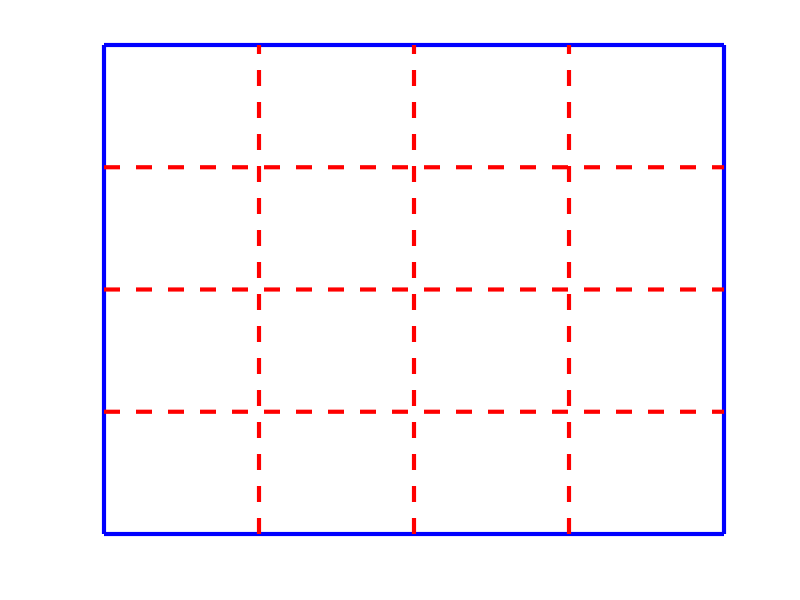

The MATLAB script that drew this image:
figure(1000), clf
x1 = 0;
x2 = 1;
y1 = 0;
y2 = 1;
x = [x1,x2,x2,x1,x1];
y = [y1,y1,y2,y2,y1];

a1 = 0;
b1 = 1/4;
a2 = 1;
b2 = 1/4;
a = [a1 a2];
b = [b1 b2];

n1 = 1/2;
n2 = 1/2;
n = [n1 n2];

m1 = 3/4;
m2 = 3/4;
m = [m1 m2];

plot(x,y,'b-','LineWidth',3), hold on
plot(a,b,'r--','LineWidth',3),hold on
plot(a,n,'r--','LineWidth',3),hold on
plot(a,m,'r--','LineWidth',3),hold on
plot(b,a,'r--','LineWidth',3),hold on
plot(n,a,'r--','LineWidth',3),hold on
plot(m,a,'r--','LineWidth',3),hold on

axis off
xlim([0,1]);
ylim([0,1]);
